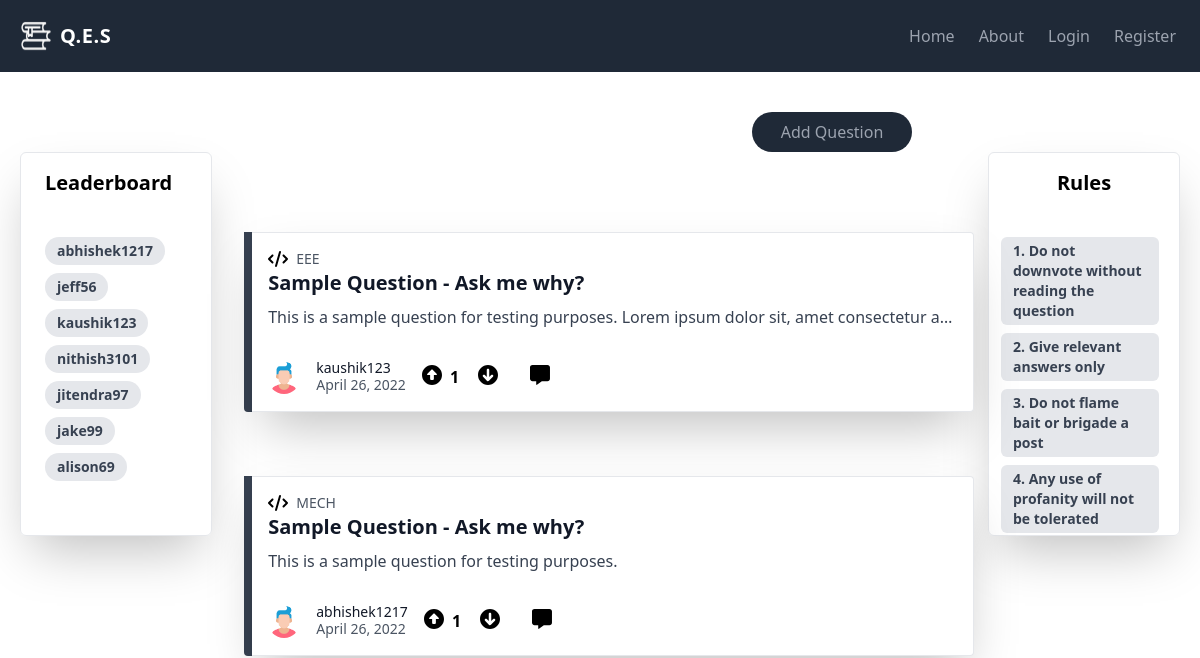
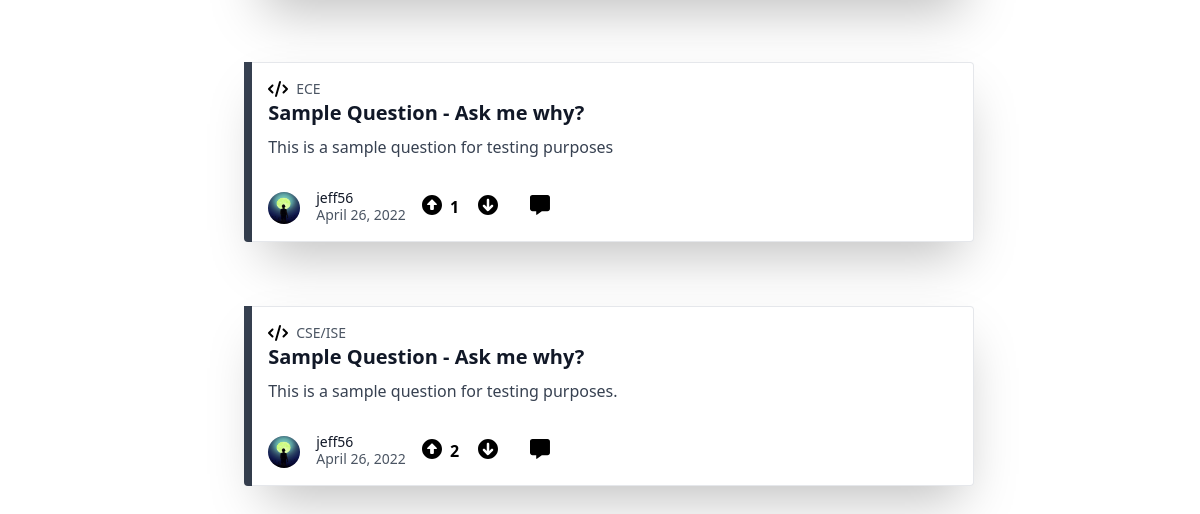
Before: / with the older database file (2 pictures, top to bottom).
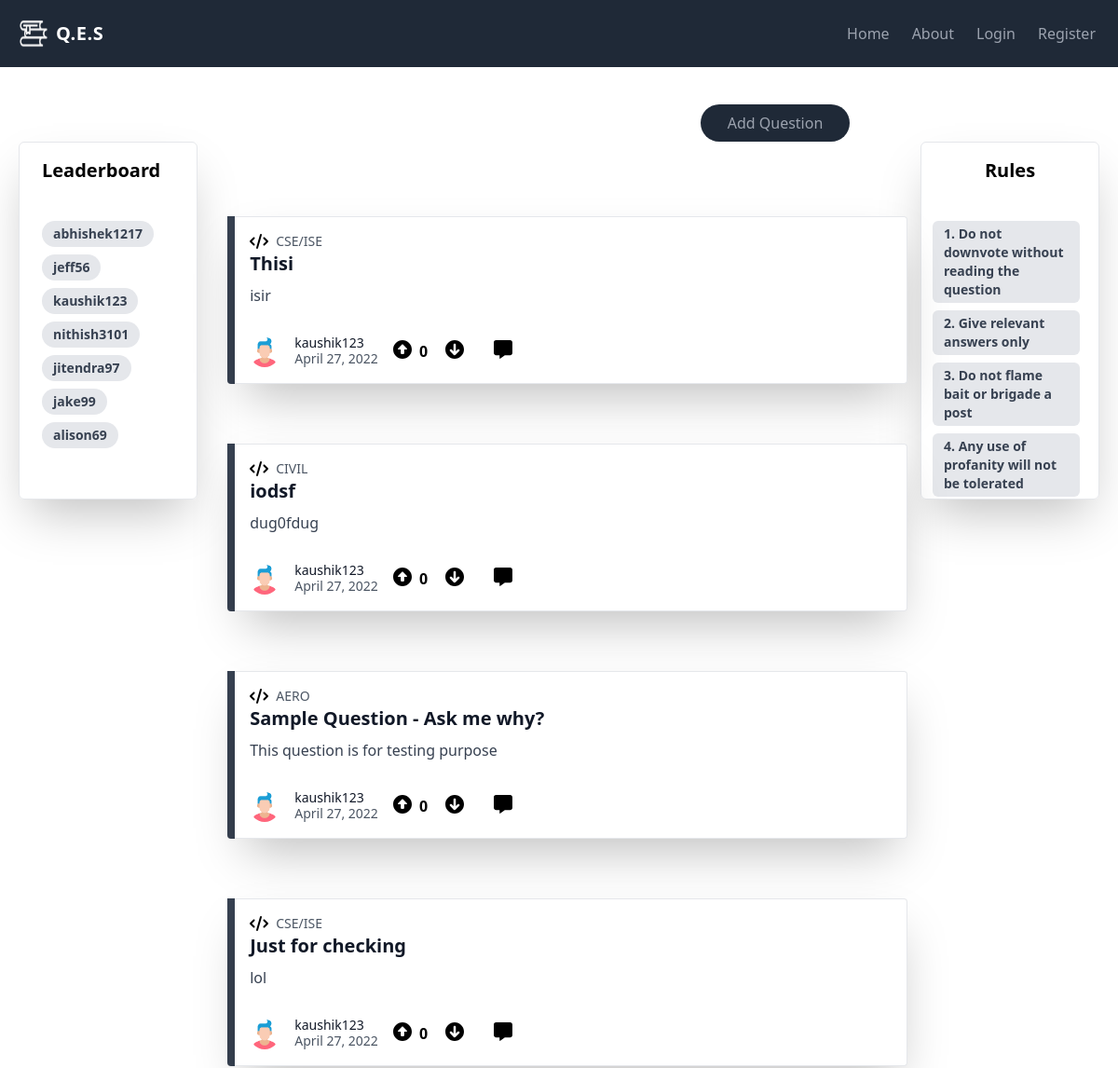
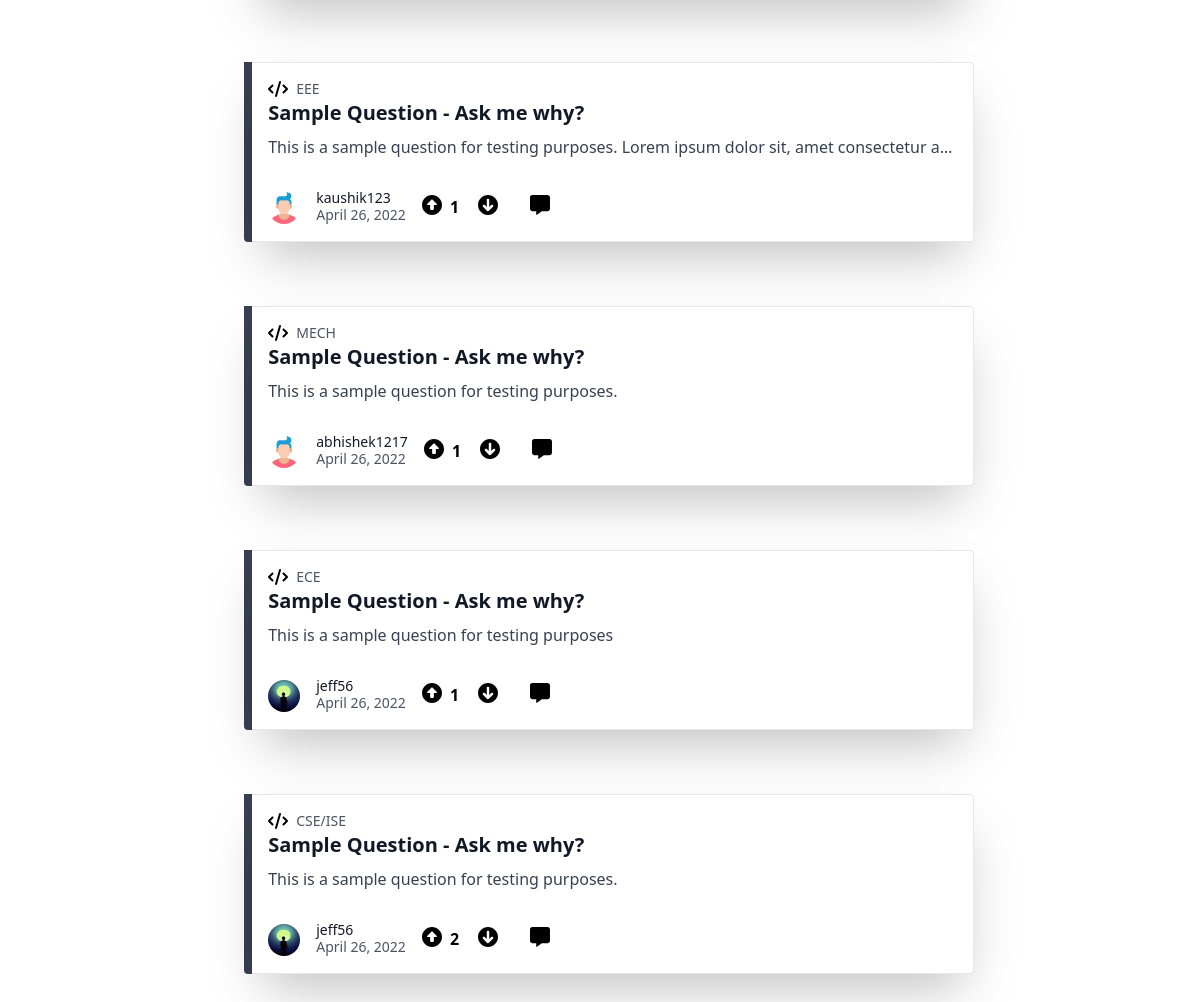
After: the same page with the newer database file (2 pictures, top to bottom).
### users/models.py (models this page shows, shortened)
class Profile(models.Model):
    user = models.OneToOneField(User, on_delete=models.CASCADE)
    gender = models.CharField(max_length=20)
    age = models.IntegerField(null=True)
    reputation = models.IntegerField(blank=True,null=True)
    phone = models.CharField(max_length=10)
    profile_pic = models.ImageField(default='default.png',upload_to='profile_pics')

### QES/models.py (models this page shows, shortened)
class Questions(models.Model):
    title = models.TextField()
    content = models.TextField()
    category = models.CharField(max_length=255,choices=categories,default='CSE/ISE')
    upvotes = models.ManyToManyField(User,related_name="upvotes")
    downvoted = models.CharField(max_length=6,default='False')
    totalvotes = models.SmallIntegerField(default=0)
    date_posted = models.DateTimeField(auto_now_add=True)
    author = models.ForeignKey(User, on_delete=models.CASCADE)

### QES/views.py (the view)
# urls.py: path('',QuestionsListView.as_view(),name="home"),
class QuestionsListView(ListView):
    model = Questions
    template_name = 'home.html' # <app>/<model>_<viewtype>.html
    context_object_name = "questions"
    ordering = ['-date_posted']
    def get_context_data(self, **kwargs):
        context = super(QuestionsListView, self).get_context_data()
        context['profiles'] = Profile.objects.all().order_by('-reputation')[:7]
        return context

### templates/home.html (shortened to what the changed rows need)
{% extends 'base.html' %}
{% block content %}
<main>
    <div
        class="max-w-sm rounded-md overflow-hidden h-96 w-48 mt-20 mx-5 border-r border-b border-l border-t border-gray-200 shadow-2xl">
        <div class="px-6 pt-4 pb-2">
            {% for profile in profiles%}
            <span
                class="inline-block bg-gray-200 rounded-full px-3 py-1 text-sm font-semibold text-gray-700 mr-2 mb-2">{{ profile.user.username}}</span>
            {% endfor %}
        </div>
    </div>
    {% for question in questions%}
    <div class="p-20 content-center justify-center">
        <div class="w-5/6 pb-72 lg:max-w-full lg:flex justify-center mx-24 -mt-96">
            <div class="lg:w-2 flex-none bg-cover rounded-t lg:rounded-t-none lg:rounded-l text-center overflow-hidden bg-gray-700">
            </div>
            <div
                class="border-r border-b border-l border-gray-100 lg:border-l-0 lg:border-t lg:border-gray-200 bg-white rounded-b lg:rounded-b-none lg:rounded-r p-4 w-5/6 shadow-2xl">
                <a href="{% url 'qna' question.id %}">
                    <div class="mb-8">
                        <p class="text-sm text-gray-600 flex items-center">
                            {{ question.category }}
                        </p>
                        <div class="text-gray-900 font-bold text-xl mb-2">{{ question.title }}</div>
                        <p class="w-full text-gray-700  text-base overflow-hidden whitespace-nowrap text-ellipsis">{{ question.content }}</p>
                    </div>
                </a>
                <div class="flex items-center">
                    <img class="w-8 h-8 rounded-full mr-4" src="{{ question.author.profile.profile_pic.url }}" alt="pic">
                    <div class="text-sm">
                        <p class="text-gray-900 leading-none">{{ question.author.username }}</p>
                        <p class="text-gray-600">{{ question.date_posted|date:"F d, Y" }}</p>
                    </div>
                    <div class="inline-block">
                    {% if request.user.is_authenticated %}
                    <form action="{% url 'upvoted-question' %}" method="post" class="upvote-form inline-block pl-4" id="{{ question.id }}">
                        {% csrf_token %}
                        <input type="hidden" name = "quest_id" value = {{ question.id }}>
                        <button type = "submit" mx-10" id="upvote-button" value="{{ question.id }}">
                            <svg class="w-5 h-5 transition ease-in-out delay-150 hover:-translate-y-1 hover:scale-110 duration-300" xmlns="http://www.w3.org/2000/svg" viewBox="0 0 512 512">
                                <path
                                    d="M256 0C114.6 0 0 114.6 0 256s114.6 256 256 256c141.4 0 256-114.6 256-256S397.4 0 256 0zM382.8 246.1C380.3 252.1 374.5 256 368 256h-64v96c0 17.67-14.33 32-32 32h-32c-17.67 0-32-14.33-32-32V256h-64C137.5 256 131.7 252.1 129.2 246.1C126.7 240.1 128.1 233.3 132.7 228.7l112-112c6.248-6.248 16.38-6.248 22.62 0l112 112C383.9 233.3 385.3 240.1 382.8 246.1z" />
                            </svg>
                        </button>
                    </form>
                        <span class="absolute inline-block font-bold pl-1 upvote-count{{ question.id }}">{{ question.totalvotes }}</span>
                    <form action="{% url 'downvoted-question' %}" method="post" class="downvote-form inline-block pl-8" id = "{{ question.id }}">
                        {% csrf_token %}
                        <input type="hidden" name = "q_id" value={{ question.id }}>
                        <button class="mx-15" id="downvote-button" value={{ question.id }}>
                            <svg class="w-5 h-5 transition ease-in-out delay-150 hover:-translate-y-1 hover:scale-110 duration-300" xmlns="http://www.w3.org/2000/svg" viewBox="0 0 512 512"><path d="M256 512c141.4 0 256-114.6 256-256s-114.6-256-256-256C114.6 0 0 114.6 0 256S114.6 512 256 512zM129.2 265.9C131.7 259.9 137.5 256 144 256h64V160c0-17.67 14.33-32 32-32h32c17.67 0 32 14.33 32 32v96h64c6.469 0 12.31 3.891 14.78 9.875c2.484 5.984 1.109 12.86-3.469 17.44l-112 112c-6.248 6.248-16.38 6.248-22.62 0l-112-112C128.1 278.7 126.7 271.9 129.2 265.9z"/></svg>
                        </button>
                    </form>
                        {% else %}
                        <a class="mx-15 inline-block pl-4" href={% url 'login' %}>
                        <span class="absolute inline-block font-bold pl-1" id="upvote_count">{{ question.totalvotes }}</span>
                        <a class="mx-15 inline-block pl-8" href={% url 'login' %}>
                        {% endif %}
                        <button class="mx-7 inline-block" onclick="location.href='{% url 'qna' question.id %}'">
                        </button>
                    </div>
                </div>
            </div>
        </div>
    </div>
    {% endfor %}
</main>
{% endblock content %}

Changed rows visible on the page:
added Questions: category "CSE/ISE", title "Thisi", content "isir", author.profile.profile_pic (placeholder picture), author.username "kaushik123", date_posted "April 27, 2022", totalvotes "0"
added Questions: category "CIVIL", title "iodsf", content "dug0fdug", author.profile.profile_pic (placeholder picture), author.username "kaushik123", date_posted "April 27, 2022", totalvotes "0"
added Questions: category "AERO", title "Sample Question - Ask me why?", content "This question is for testing purpose", author.profile.profile_pic (placeholder picture), author.username "kaushik123", date_posted "April 27, 2022", totalvotes "0"
added Questions: category "CSE/ISE", title "Just for checking", content "lol", author.profile.profile_pic (placeholder picture), author.username "kaushik123", date_posted "April 27, 2022", totalvotes "0"
